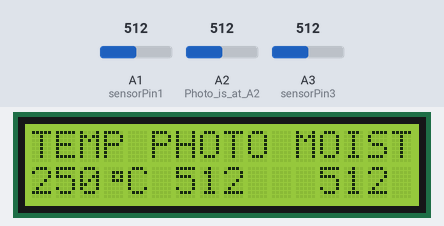
The sketch below on a simulated Arduino Uno, built with avr-gcc and run on an emulated ATmega328P. Parts: 16×2 character LCD. The inputs (shaded band) are chosen by the test bench; at power-on: A1 (sensorPin1) = 512, A2 (Photo_is_at_A2) = 512, A3 (sensorPin3) = 512. What the sketch prints to the serial monitor is not drawn.

Above: at 6.7 s.
6.8 s: A1 (sensorPin1) set to 716
At 9.3 s:
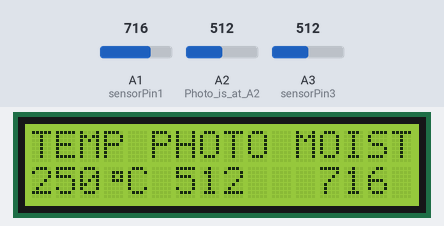
9.6 s: A2 (Photo_is_at_A2) set to 716
At 11.1 s:
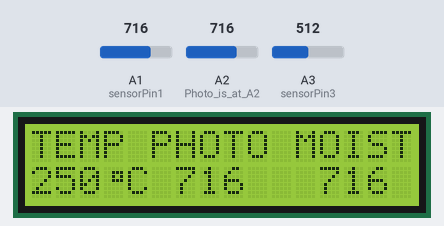
11.6 s: A3 (sensorPin3) set to 716
At 12.6 s:
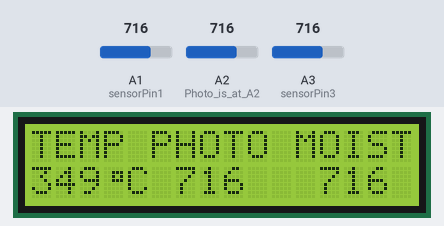
13.7 s: A1 (sensorPin1) set to 900
At 15.4 s:
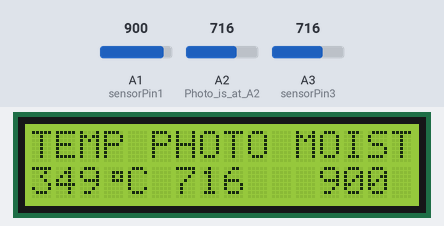
15.7 s: A2 (Photo_is_at_A2) set to 900
At 16.9 s:
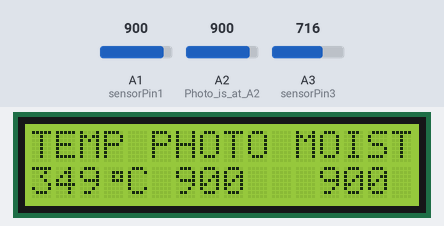
17.7 s: A3 (sensorPin3) set to 900
At 19.6 s:
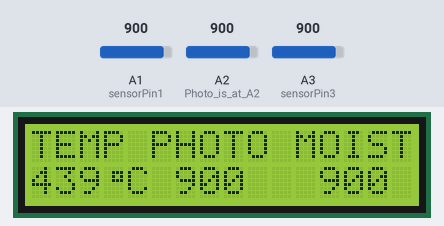
Timing chart, 0 to 20.8 s (numbered marks = the images above; inputs shaded):
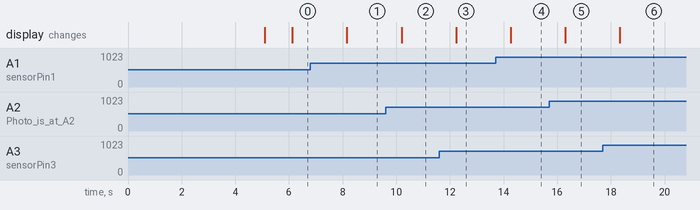

The sketch:

tempPhotoMoistSensor_ExcelDS.ino
```cpp
#include <Wire.h> //library allows you to communicate with I2C / TWI devices
#include <LiquidCrystal_I2C.h> //library for I2C LCD displays
volatile int value;
int exampleVariable = 0;
int sensorPin1 = A1; //MOIST
int sensorPin2 = A2; //PHOTO
int sensorPin3 = A3; //TEMP
#define sensorPin A1 ///////////
#define sensorPin A2 ///////////
#define sensorPin A3 ///////////
LiquidCrystal_I2C lcd (0x27,16,2); // set the LCD address to 0x27 for a16 chars and 2 line display
byte degree[8] = { //creates custom degree symbol on LCD scren
  B00000,
  B00111,
  B00101,
  B00111,
  B00000,
  B00000,
  B00000,
};
// Serial data variables ------------------------------------------------------
//Incoming Serial Data Array
const byte kNumberOfChannelsFromExcel = 6;

// Comma delimiter to separate consecutive data if using more than 1 sensor
const char kDelimiter = ',';
// Interval between serial writes
const int kSerialInterval = 50;
// Timestamp to track serial interval
unsigned long serialPreviousTime;

char* arr[kNumberOfChannelsFromExcel];

void setup () {
  Serial.begin (9600); // Set the serial port baud rate to 9600
  value = 0;
  lcd.init ();
  lcd.backlight (); // Light up the backlight
  lcd.setCursor (0, 0);
  lcd.print ("TEMP PHOTO MOIST");
  lcd.setCursor (0,1);
  lcd.print ("SENSOR");
  delay(5000); //10 seconds until loop begins
  lcd.clear (); // Clear the screen
  Serial.begin (9600); // Set the serial port baud rate to 9600
  pinMode (A1, INPUT); // Soil sensor is at A1, the mode is input
  pinMode (A2, INPUT); // Photo is at A2, the mode is input
  pinMode (A3, INPUT);
  int sensorPin = A1;
  lcd.createChar(0, degree);
}

// SENSOR INPUT CODE
void processSensors()
{
  // Read sensor pin and store to a variable
 exampleVariable = analogRead( sensorPin1 );
  // Add any additional raw data analysis below (e.g. unit conversions)
}
// OUTGOING SERIAL DATA PROCESSING CODE----------------------------------------
void sendDataToSerial()
{
  // Send data out separated by a comma (kDelimiter)
  // Repeat next 2 lines of code for each variable sent:

  Serial.print(exampleVariable);
  Serial.print(kDelimiter);

  Serial.println(); // Add final line ending character only once
}

// INCOMING SERIAL DATA PROCESSING CODE----------------------------------------
void processIncomingSerial()
{
  if(Serial.available()){
    parseData(GetSerialData());
  }
}


// OUTGOING SERIAL DATA PROCESSING CODE----------------------------------------
void processOutgoingSerial()
{
   // Enter into this only when serial interval has elapsed
  if((millis() - serialPreviousTime) > kSerialInterval)
  {
    // Reset serial interval timestamp
    serialPreviousTime = millis();
    sendDataToSerial();
  }
}

// Gathers bytes from serial port to build inputString
char* GetSerialData()
{
  static char inputString[64]; // Create a char array to store incoming data
  memset(inputString, 0, sizeof(inputString)); // Clear the memory from a pervious reading
  while (Serial.available()){
    Serial.readBytesUntil('\n', inputString, 64); //Read every byte in Serial buffer until line end or 64 bytes
  }
  return inputString;
}

// Seperate the data at each delimeter
void parseData(char data[])
{
    char *token = strtok(data, ","); // Find the first delimeter and return the token before it
    int index = 0; // Index to track storage in the array
    while (token != NULL){ // Char* strings terminate w/ a Null character. We'll keep running the command until we hit it
      arr[index] = token; // Assign the token to an array
      token = strtok(NULL, ","); // Conintue to the next delimeter
      index++; // incremenet index to store next value
    }
}

void loop () {
  int reading = analogRead(sensorPin3); //Get a reading from the temperature sensor: ///////////////////
  // Gather and process sensor data
  processSensors();
  // Read Excel variables from serial port (Data Streamer)
  processIncomingSerial();
  // Process and send data to Excel via serial port (Data Streamer)
  processOutgoingSerial();

  delay (1000); // Delay 0.5S
  lcd.clear (); // clear screen
    lcd.setCursor (0, 0);
       lcd.print ("TEMP PHOTO MOIST"); //
  value = analogRead (A1); // Read the value of the moisture sensor
       lcd.setCursor (12, 1);
       lcd.print (value);
       Serial.print(value);
       Serial.print(", ");
  value = analogRead (A2); // Read the value of the photo sensor
       lcd.setCursor (6, 1);
       lcd.print (value);
       Serial.print(value);
       Serial.print(", ");
  value = analogRead (A3); // Read the value of the temp sensor
       int voltage = value * (5000 / 1024.0); // Convert the reading into voltage:
       int temperature = voltage / 10; // Convert the voltage into the temperature in degree Celsius:
       lcd.setCursor (0, 1);
       lcd.print (temperature);
       Serial.print(temperature);
       Serial.println("");
       lcd.write(byte(0)); //arduino writes custom character to LCD
       lcd.print("C");
       delay (1000); // Delay between readings
}
```

Measured:
- after the input at 6.8 s, the display: changes after 1.4 s (image 1)
- after the input at 9.6 s, the display: changes after 0.60 s (image 2)
- after the input at 11.6 s, the display: changes after 0.63 s (image 3)
- after the input at 13.7 s, the display: changes after 0.56 s (image 4)
- after the input at 15.7 s, the display: changes after 0.59 s (image 5)
- after the input at 17.7 s, the display: changes after 0.63 s (image 6)
